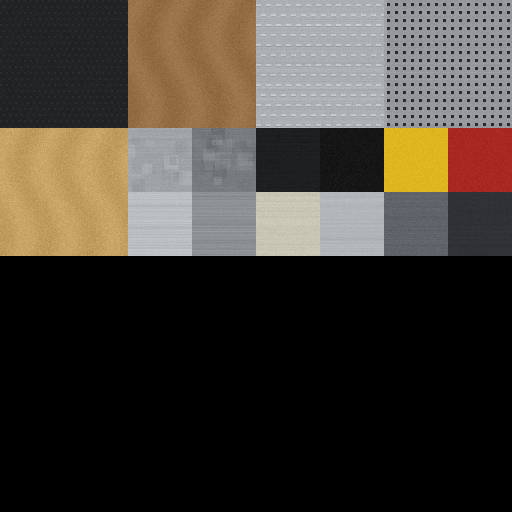
#> input picture tools/scaffold_v3_source/csc_v3_atlas.png, 512 x 512 px
$ python simulate_rev5.py ../scaffold_v3_source/csc_v3_atlas.png ../scaffold_v3_source/csc_v3_atlas.png
#> lines starting #> are read from the running program, lines starting #| are printed output that depends on the picture
#!/usr/bin/env python3
"""Offline approximation of the CSC light (1.2.0 rev. 3 vs rev. 5) on a simple night stage: floor, backdrop, a truss, 6 LUMORA W19
washes in amber and 4 VORTEX beams. It draws the SAME geometry and formulas as BeamRenderer / FixtureRenderer / BeamOptics
(rev. 3: additive cones + additive pools; rev. 5: screen-blended soft ribbons and discs + light projected on surfaces as
dst x (1 + src)). It is NOT a Minecraft capture: no blocks, no textures of the game, no fog, no Shimmer, no shaders.
Usage: python3 -I simulate_rev5.py <beam_soft.png> <out_prefix>"""
import math, sys
import numpy as np
from PIL import Image

W, H = 960, 540
FOV = math.radians(70)
GLOW = None

def norm(v):
    return v / np.linalg.norm(v)

class Cam:
    def __init__(self, pos, look):
        self.p = np.array(pos, float)
        f = norm(np.array(look, float) - self.p)
        r = norm(np.cross(f, [0, 1, 0])); u = np.cross(r, f)
        self.f, self.r, self.u = f, r, u
        self.k = (H / 2) / math.tan(FOV / 2)

    def proj(self, pts):
        d = pts - self.p
        z = d @ self.f
        x = d @ self.r; y = d @ self.u
        return np.stack([W / 2 + x / np.maximum(z, 1e-3) * self.k, H / 2 - y / np.maximum(z, 1e-3) * self.k], -1), z

def tri(cam, img, P, C, UV, mode, tex=True):
    """One triangle: P 3x3 positions, C 3x3 colours, UV 3x2. mode: add / screen / modulate / opaque."""
    p, z = cam.proj(P)
    if (z <= 0.15).any(): return
    xs, ys = p[:, 0], p[:, 1]
    x0, x1 = int(max(0, xs.min())), int(min(W - 1, xs.max()) + 1)
    y0, y1 = int(max(0, ys.min())), int(min(H - 1, ys.max()) + 1)
    if x1 <= x0 or y1 <= y0: return
    gx, gy = np.meshgrid(np.arange(x0, x1) + .5, np.arange(y0, y1) + .5)
    (ax, bx, cx), (ay, by, cy) = xs, ys
    den = (by - cy) * (ax - cx) + (cx - bx) * (ay - cy)
    if abs(den) < 1e-9: return
    l1 = ((by - cy) * (gx - cx) + (cx - bx) * (gy - cy)) / den
    l2 = ((cy - ay) * (gx - cx) + (ax - cx) * (gy - cy)) / den
    l3 = 1 - l1 - l2
    m = (l1 >= 0) & (l2 >= 0) & (l3 >= 0)
    if not m.any(): return
    # perspective-correct interpolation
    iz = np.array([1 / z[0], 1 / z[1], 1 / z[2]])
    wsum = l1 * iz[0] + l2 * iz[1] + l3 * iz[2]
    def interp(a):
        return (l1[..., None] * a[0] * iz[0] + l2[..., None] * a[1] * iz[1] + l3[..., None] * a[2] * iz[2]) / wsum[..., None]
    col = interp(C)
    if tex:
        uv = interp(UV)
        tu = np.clip((uv[..., 0] * (GLOW.shape[1] - 1)).astype(int), 0, GLOW.shape[1] - 1)
        tv = np.clip((uv[..., 1] * (GLOW.shape[0] - 1)).astype(int), 0, GLOW.shape[0] - 1)
        col = col * GLOW[tv, tu][..., None]
    col = np.clip(col, 0, 1)
    region = img[y0:y1, x0:x1]
    s = col[m]; d = region[m]
    if mode == 'add': region[m] = np.clip(d + s, 0, 1)
    elif mode == 'screen': region[m] = s + d * (1 - s)
    elif mode == 'modulate': region[m] = np.clip(d * (1 + s), 0, 1)
    else: region[m] = s

def quad(cam, img, P, C, UV, mode, tex=True):
    tri(cam, img, np.array([P[0], P[1], P[2]]), np.array([C[0], C[1], C[2]]), np.array([UV[0], UV[1], UV[2]]), mode, tex)
    tri(cam, img, np.array([P[0], P[2], P[3]]), np.array([C[0], C[2], C[3]]), np.array([UV[0], UV[2], UV[3]]), mode, tex)

# ---------------------------------------------------------------- scene
def scene(cam):
    img = np.zeros((H, W, 3))
    img[:] = np.array([0.02, 0.025, 0.05])                                  # night sky
    ambient = 0.16
    planks = np.array([0.55, 0.42, 0.28]) * ambient
    wall = np.array([0.22, 0.22, 0.25]) * ambient
    grass = np.array([0.25, 0.35, 0.2]) * ambient
    W0 = [[0, 0], [1, 0], [1, 1], [0, 1]]
    quad(cam, img, [[-30, 0, -30], [30, 0, -30], [30, 0, 0], [-30, 0, 0]], [grass] * 4, W0, 'opaque', False)
    for i in range(-10, 10):                                                 # stage floor in planks (2 tones)
        c = planks * (1.0 if i % 2 else 0.85)
        quad(cam, img, [[i, 1, 0], [i + 1, 1, 0], [i + 1, 1, 12], [i, 1, 12]], [c] * 4, W0, 'opaque', False)
    quad(cam, img, [[-10, 0, 0], [10, 0, 0], [10, 1, 0], [-10, 1, 0]], [planks * 0.6] * 4, W0, 'opaque', False)
    quad(cam, img, [[-10, 1, 12], [10, 1, 12], [10, 14, 12], [-10, 14, 12]], [wall] * 4, W0, 'opaque', False)
    t = np.array([0.12, 0.12, 0.13]) * ambient * 2
    for z in (2, 6):                                                         # two truss bars
        quad(cam, img, [[-10, 10.8, z - .3], [10, 10.8, z - .3], [10, 11.4, z - .3], [-10, 11.4, z - .3]], [t] * 4, W0, 'opaque', False)
    for x in (-3, 3):                                                        # two "instruments" (boxes)
        quad(cam, img, [[x - .6, 1, 7], [x + .6, 1, 7], [x + .6, 2.6, 7], [x - .6, 2.6, 7]], [np.array([.6, .5, .4]) * ambient] * 4, W0, 'opaque', False)
    return img

AMBER = np.array([1.0, 0.62, 0.25])
WHITE = np.array([1.0, 0.95, 0.9])

def fixtures():
    out = []
    for i in range(6):                                                       # W19 washes, 30 deg, aimed at the stage
        x = -7.5 + i * 3
        o = np.array([x, 10.3, 2.0]); a = norm(np.array([0, -1, 0.35]))
        out.append(('wash', o, a, math.tan(math.radians(15)), 0.45, AMBER))
    for i in range(4):                                                       # VORTEX beams, 4 deg, fanned towards the audience / sky
        x = -6 + i * 4
        o = np.array([x, 10.3, 6.0]); a = norm(np.array([(i - 1.5) * 0.25, 0.55, -1]))
        out.append(('spot', o, a, math.tan(math.radians(2)), 0.3, WHITE))
    return out

def hit(o, a, max_len=40):
    """Ray against the floor / stage / backdrop of the scene."""
    best = (max_len, None, None)
    if a[1] < -1e-6:
        for y, zr in ((1, (0, 12)), (0, (-30, 0))):
            t = (y - o[1]) / a[1]
            p = o + a * t
            if 0 < t < best[0] and zr[0] <= p[2] <= zr[1] and -30 <= p[0] <= 30: best = (t, p, np.array([0, 1.0, 0]))
    if a[2] > 1e-6:
        t = (12 - o[2]) / a[2]; p = o + a * t
        if 0 < t < best[0] and 1 <= p[1] <= 14 and -10 <= p[0] <= 10: best = (t, p, np.array([0, 0, -1.0]))
    return best

def basis(a):
    u = np.array([0, 1.0, 0]) if abs(a[1]) < 0.9 else np.array([1.0, 0, 0])
    u = norm(np.cross(u, a)); v = norm(np.cross(a, u))
    return u, v

# ---------------------------------------------------------------- rev. 3 (additive cones + additive pools)
def rev3(cam):
    img = scene(cam)
    for kind, o, a, tan, r0, col in fixtures():
        L, p, n = hit(o, a)
        hits = p is not None
        u, v = basis(a)
        seg, rings = 18, 8
        layers = [(0.5, r0 * .7, tan * .55, .012, 3, .03), (0.2, r0, tan, .02, 3, .03)] if kind == 'spot' else \
                 [(0.8, r0, tan, .025, 1.3, .1), (0.22, r0 * 1.1, tan * 1.3, .04, 1.2, .05)]
        density = math.sqrt(max(.35, min(1.8, 10 / max(2, math.degrees(math.atan(tan)) * 2))))
        for k0, rr0, tn, fade, ep, floor in layers:
            k = k0 * (density if kind == 'spot' else max(density, .8))
            D = [L * (j / rings) ** 1.35 for j in range(rings + 1)]
            for j in range(rings):
                for i in range(seg):
                    P, C = [], []
                    for (jj, ii) in ((j, i), (j, i + 1), (j + 1, i + 1), (j + 1, i)):
                        d = D[jj]; ang = 2 * math.pi * ii / seg
                        nrm = u * math.cos(ang) + v * math.sin(ang)
                        q = o + a * d + nrm * (rr0 + d * tn)
                        view = q - cam.p; facing = abs(nrm @ view) / np.linalg.norm(view)
                        ramp = min(1, .25 + d / .6); att = 1 / (1 + fade * d); tail = 1 if hits else max(0, 1 - (jj / rings) ** 2)
                        kk = ramp * att * tail * (floor + (1 - floor) * facing ** ep)
                        P.append(q); C.append(col * k * kk)
                    for _ in range(2):                                       # both windings
                        quad(cam, img, P, C, [[.5, .5]] * 4, 'add')
        if hits:
            rad = (r0 + L * tan) / max(.25, abs(a @ n)) * (1.8 if kind == 'spot' else 1.5)
            pk = (0.35 if kind == 'spot' else 0.7) / (1 + L * 0.015)
            uu, vv = basis(n)
            c = p + n * 0.01
            P = [c - uu * rad - vv * rad, c + uu * rad - vv * rad, c + uu * rad + vv * rad, c - uu * rad + vv * rad]
            for _ in range(2): quad(cam, img, P, [col * pk] * 4, [[0, 0], [1, 0], [1, 1], [0, 1]], 'add')
    return img

# ---------------------------------------------------------------- rev. 5 (BeamOptics)
R_REF, ABS = 0.55, 0.018

# [9 lines left out: function air, not called in this run]

def surface(flux, dist, foot, cosI):
    return min(3, 2.4 * flux / (1 + .22 * foot) / (1 + .012 * dist) * (.25 + .75 * cosI))

# [25 lines left out: function soft_beam, not called in this run]

AMBIENT_LIGHT = 4 / 15        # outdoors at night: sky light 15 - darkening 11, no block light

# [51 lines left out: functions relight, ray_offsets, rev5, not called in this run]

def save(img, path):
    Image.fromarray((np.clip(img, 0, 1) ** (1 / 1.1) * 255).astype(np.uint8)).save(path)

if __name__ == '__main__':
    g = np.asarray(Image.open(sys.argv[1]).convert('L'), float) / 255.0
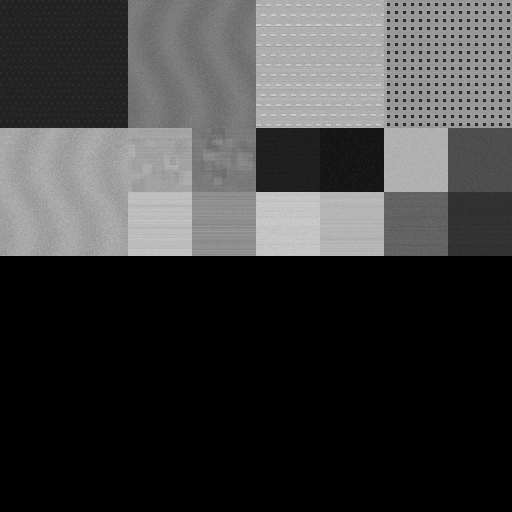
#> g: shape (512, 512) float64; min 0, max 0.831, mean 0.243
    GLOW = g
    prefix = sys.argv[2]
    views = {'front': Cam([0, 4, -20], [0, 5, 6]), 'side': Cam([-24, 6, 4], [0, 5, 5]), 'back': Cam([0, 12, 22], [0, 4, 0])}
    for name, cam in views.items():
#> (the run stopped early here; a loop or call above may not have finished)
